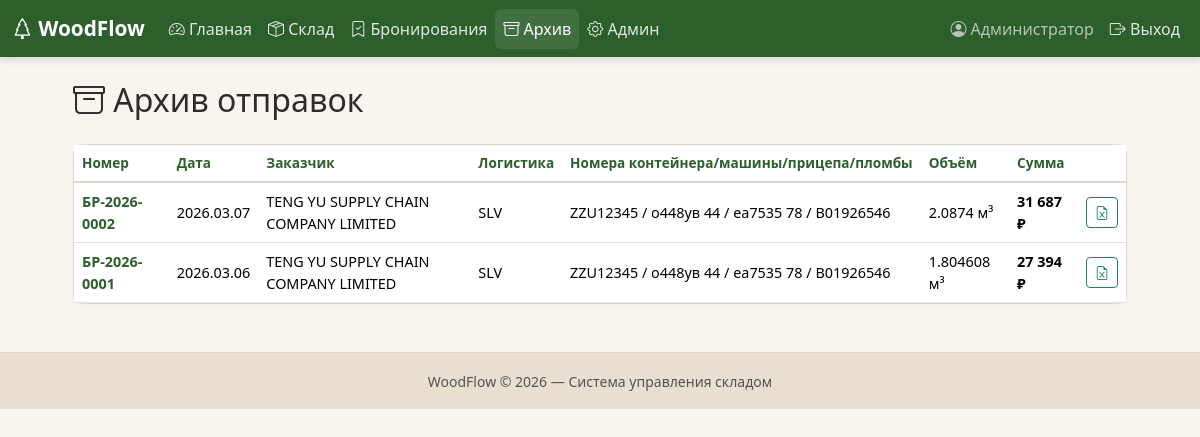
/archive (signed in), run on an earlier commit of the app's database.
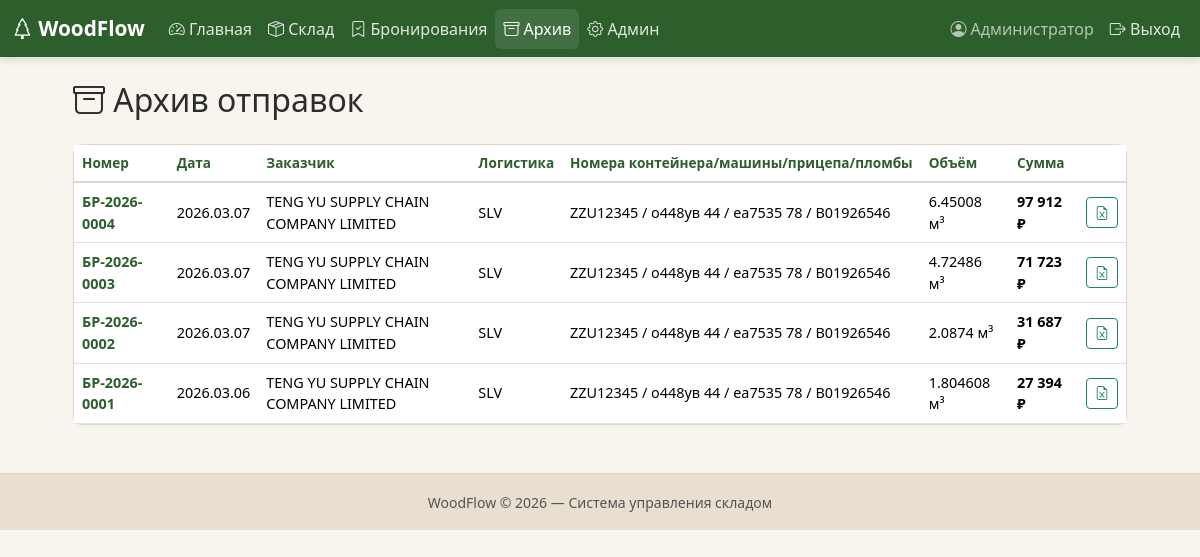
And on a later commit of the database.
### models.py (models this page shows, shortened)
class User(UserMixin, db.Model):
    __tablename__ = "users"
    id = db.Column(db.Integer, primary_key=True)
    username = db.Column(db.String(80), unique=True, nullable=False)
    password_hash = db.Column(db.String(256), nullable=False)
    full_name = db.Column(db.String(150), default="")
    is_admin = db.Column(db.Boolean, default=False)
    is_active_user = db.Column(db.Boolean, default=True)
    created_at = db.Column(db.DateTime, default=lambda: datetime.now(ZoneInfo("Europe/Moscow")))
    @property
    def is_active(self):
        return self.is_active_user

class Shipment(db.Model):
    __tablename__ = "shipments"
    id = db.Column(db.Integer, primary_key=True)
    booking_id = db.Column(db.Integer, db.ForeignKey("bookings.id"), nullable=False)
    logist_comp = db.Column(db.String(100), default="")
    cont_number = db.Column(db.String(50), default="")
    car_number = db.Column(db.String(50), default="")
    trailer_number = db.Column(db.String(50), default="")
    plomb_number = db.Column(db.String(50), default="")
    shipped_at = db.Column(db.DateTime, default=lambda: datetime.now(ZoneInfo("Europe/Moscow")))  # сразу МСК
    notes = db.Column(db.Text, default="")
    created_by = db.Column(db.Integer, db.ForeignKey("users.id"))

class Booking(db.Model):
    __tablename__ = "bookings"
    id = db.Column(db.Integer, primary_key=True)
    number = db.Column(db.String(50), unique=True, nullable=False)
    company_name = db.Column(db.String(100), nullable=False)
    adres = db.Column(db.String(250), default="")
    status = db.Column(db.String(20), default="активная")      # активная / отправлена / отменена
    notes = db.Column(db.Text, default="")
    created_at = db.Column(db.DateTime, default=lambda: datetime.now(ZoneInfo("Europe/Moscow")))
    created_by = db.Column(db.Integer, db.ForeignKey("users.id"))
    price_per_m3 = db.Column(db.Float, default=0)  # руб
    contract = db.Column(db.String(50), default="")
    packs = db.relationship("WoodPack", backref="booking", lazy=True)
    shipment = db.relationship("Shipment", backref="booking", uselist=False)
    total_volume_nominal_for_pok = db.Column(db.Float, default=0, nullable=True)
    total_volume_fact_for_pok = db.Column(db.Float, default=0, nullable=True)
    total_volume_nominal_for_tam = db.Column(db.Float, default=0, nullable=True)
    total_volume_fact_for_tam = db.Column(db.Float, default=0, nullable=True)
    total_weight_nominal_for_pok = db.Column(db.Float, default=0, nullable=True)
    total_weight_fact_for_pok = db.Column(db.Float, default=0, nullable=True)
    total_weight_nominal_for_tam = db.Column(db.Float, default=0, nullable=True)
    total_weight_fact_for_tam = db.Column(db.Float, default=0, nullable=True)
    total_price = db.Column(db.Float, default=0, nullable=True)
    pack_count = db.Column(db.Integer, default=0, nullable=True)

### app.py (the view)
@app.route("/archive")
@login_required
def archive():
    page = request.args.get("page", 1, type=int)
    shipments = (
        Shipment.query
        .order_by(Shipment.shipped_at.desc())
        .paginate(page=page, per_page=20, error_out=False)
    )
    return render_template("archive.html", shipments=shipments)

### app.py (called while the page is built)
@login_manager.user_loader
def load_user(user_id):
    return db.session.get(User, int(user_id))

### templates/archive.html (shortened to what this page needs)
{% extends "base.html" %}
{% block content %}
<div class="row justify-content-center">
<div class="col-lg-11">
    <h2 class="mb-4">
        <i class="bi bi-archive"></i> Архив отправок
    </h2>
    <div class="card wf-card">
        <div class="table-responsive">
        <table class="table table-hover mb-0 align-middle">
            <thead class="wf-thead">
                <tr>
                    <th>Номер</th>
                    <th>Дата</th>
                    <th>Заказчик</th>
                    <th>Логистика</th>
                    <th>Номера контейнера/машины/прицепа/пломбы</th>
                    <th>Объём</th>
                    <th>Сумма</th>
                    <th></th>
                </tr>
            </thead>
            <tbody>
            {% for s in shipments.items %}
            <tr class="cursor-pointer"
                onclick="location.href='{{ url_for('shipment_detail', shipment_id=s.id) }}'">
                <td class="fw-bold text-wf-green">
                    {{ s.booking.number }}
                </td>
                <td>
                    {{ s.shipped_at.strftime('%Y.%m.%d') }}
                </td>
                <td>
                    {{ s.booking.company_name or "—" }}
                </td>
                <td>
                    {{ s.logist_comp or "—" }}
                </td>
                <td>
                    {{ s.cont_number or "—" }}
                    / {{ s.car_number or "—" }}
                    / {{ s.trailer_number or "—" }}
                    / {{ s.plomb_number or "—" }}
                </td>
                <td>
                    {{ s.booking.total_volume_fact_for_tam }} м³
                </td>
                <td class="fw-semibold">
                    {{ "{:,.0f}".format(s.booking.total_price).replace(",", " ") }} ₽
                </td>
                <td>
                    <a href="{{ url_for('shipment_excel', shipment_id=s.id) }}"
                       class="btn btn-sm btn-outline-success"
                       onclick="event.stopPropagation()"
                       title="Excel">
                        <i class="bi bi-file-earmark-excel"></i>
                    </a>
                </td>
            </tr>
            {% else %}
            <tr>
                <td colspan="8" class="text-center text-muted py-4">
                    Архив пуст
                </td>
            </tr>
            {% endfor %}
            </tbody>
        </table>
        </div>
    </div>
</div>
</div>
{% endblock %}

### templates/base.html (shortened to what this page needs)
<!DOCTYPE html>
<html lang="ru">
<head>
    <link href="https://cdn.jsdelivr.net/npm/bootstrap@5.3.2/dist/css/bootstrap.min.css" rel="stylesheet">
    <link href="https://cdn.jsdelivr.net/npm/bootstrap-icons@1.11.1/font/bootstrap-icons.css" rel="stylesheet">
    <link href="{{ url_for('static', filename='css/style.css') }}" rel="stylesheet">
</head>
<body>
{% if current_user.is_authenticated %}
<nav class="navbar navbar-expand-lg navbar-dark wf-navbar">
    <div class="container-fluid">
        <a class="navbar-brand fw-bold" href="{{ url_for('dashboard') }}">
            <i class="bi bi-tree"></i> WoodFlow
        </a>
        <div class="collapse navbar-collapse" id="navMain">
            <ul class="navbar-nav me-auto">
                {% if current_user.is_admin %}
                <li class="nav-item">
                    <a class="nav-link {% if request.endpoint == 'dashboard' %}active{% endif %}"
                       href="{{ url_for('dashboard') }}">
                        <i class="bi bi-speedometer2"></i> Главная
                    </a>
                </li>
                {% endif %}
                <li class="nav-item">
                    <a class="nav-link {% if 'stock' in request.endpoint|default('') %}active{% endif %}"
                       href="{{ url_for('stock') }}">
                        <i class="bi bi-box-seam"></i> Склад
                    </a>
                </li>
                <li class="nav-item">
                    <a class="nav-link {% if 'booking' in request.endpoint|default('') %}active{% endif %}"
                       href="{{ url_for('bookings') }}">
                        <i class="bi bi-bookmark-check"></i> Бронирования
                    </a>
                </li>
                <li class="nav-item">
                    <a class="nav-link {% if 'archive' in request.endpoint|default('') or 'shipment' in request.endpoint|default('') %}active{% endif %}"
                       href="{{ url_for('archive') }}">
                        <i class="bi bi-archive"></i> Архив
                    </a>
                </li>
                {% if current_user.is_admin %}
                <li class="nav-item">
                    <a class="nav-link {% if 'admin' in request.endpoint|default('') %}active{% endif %}"
                       href="{{ url_for('admin_users') }}">
                        <i class="bi bi-gear"></i> Админ
                    </a>
                </li>
                {% endif %}
            </ul>
            <ul class="navbar-nav">
                <li class="nav-item">
                    <span class="nav-link text-light opacity-75">
                        <i class="bi bi-person-circle"></i>
                        {{ current_user.full_name or current_user.username }}
                    </span>
                </li>
                <li class="nav-item">
                    <a class="nav-link" href="{{ url_for('logout') }}">
                        <i class="bi bi-box-arrow-right"></i> Выход
                    </a>
                </li>
            </ul>
        </div>
    </div>
</nav>
{% endif %}
<main class="container-fluid py-4 px-3 px-lg-4">
    {% block content %}{% endblock %}
</main>
<footer class="wf-footer text-center py-3 mt-4">
    <small class="text-muted">WoodFlow © {{ now().year if now is defined else "2026" }} — Система управления складом</small>
</footer>
</body>
</html>

### static/css/style.css (style rules this page uses)
:root { --wf-green: #2D5F2D; --wf-green-hover: #1E4D1E; --wf-green-light: #5B8C5A; --wf-beige: #F8F4EE; --wf-beige-dark: #E8DFD0; --wf-border: #DDD5C8; --wf-text: #2C2C2C; }
body { background-color: var(--wf-beige); color: var(--wf-text); font-family: 'Segoe UI', system-ui, -apple-system, sans-serif; }
.wf-navbar { background-color: var(--wf-green) !important; box-shadow: 0 2px 8px rgba(0,0,0,0.15); }
.wf-navbar .nav-link { color: rgba(255,255,255,0.85) !important; transition: color 0.2s; }
.wf-navbar .nav-link:hover, .wf-navbar .nav-link.active { color: #fff !important; background-color: rgba(255,255,255,0.1); border-radius: 6px; }
.wf-navbar .navbar-brand { color: #fff !important; font-size: 1.3rem; }
.wf-card { background: #fff; border: 1px solid var(--wf-border); border-radius: 10px; box-shadow: 0 1px 4px rgba(0,0,0,0.04); }
.wf-thead { background-color: var(--wf-beige); }
.wf-thead th { font-weight: 600; font-size: 0.85rem; color: var(--wf-green); border-bottom: 2px solid var(--wf-border) !important; white-space: nowrap; }
.table td { font-size: 0.9rem; vertical-align: middle; }
.text-wf-green { color: var(--wf-green) !important; }
.cursor-pointer { cursor: pointer; }
.wf-footer { background-color: var(--wf-beige-dark); border-top: 1px solid var(--wf-border); }

What changed in the data, as far as the page shows it:
added Shipment: booking.number "БР-2026-0004", shipped_at "2026.03.07", booking "TENG YU SUPPLY CHAIN COMPANY LIMITED", logist_comp "SLV", cont_number "ZZU12345", car_number "о448ув 44", trailer_number "еа7535 78", plomb_number "В01926546", booking.total_volume_fact_for_tam "6.45008"
added Booking: total_price "97 912"
added Shipment: booking.number "БР-2026-0003", shipped_at "2026.03.07", booking "TENG YU SUPPLY CHAIN COMPANY LIMITED", logist_comp "SLV", cont_number "ZZU12345", car_number "о448ув 44", trailer_number "еа7535 78", plomb_number "В01926546", booking.total_volume_fact_for_tam "4.72486"
added Booking: total_price "71 723"
